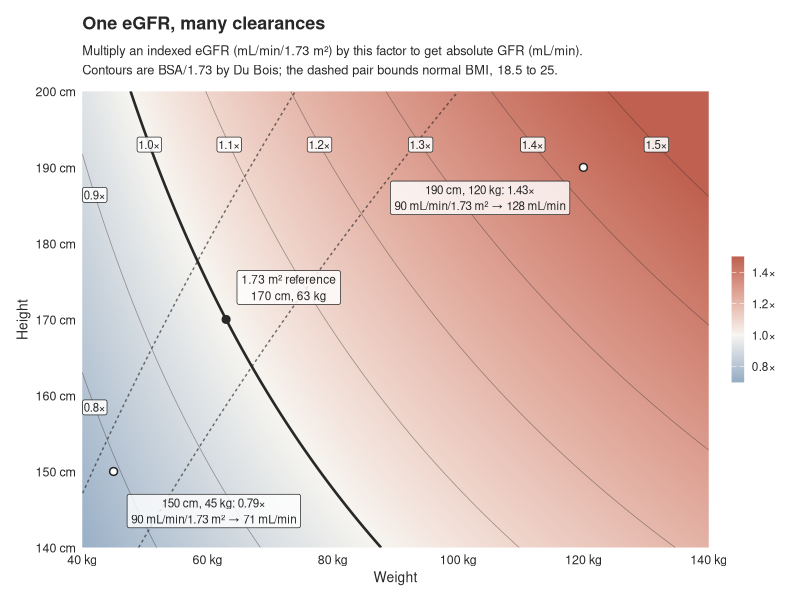

The R script that drew this image:
# Generates gfr-indexing.png — the BSA de-indexing surface for the elimination page.
#
# Run from the repo root:  Rscript docs/concepts/images/gfr-indexing.R
#
# The output PNG is committed. This script is NOT executed at build time: the
# page carries no code cells, which keeps it out of Quarto's freeze cache and
# therefore out of the "Netlify has no R" failure mode. Source sits beside the
# image, the same way the .excalidraw files do.

library(ggplot2)

# Du Bois & Du Bois (1916): BSA (m^2) = 0.007184 * W^0.425 * H^0.725, W in kg, H in cm
bsa_dubois <- function(height_cm, weight_kg) {
  0.007184 * weight_kg^0.425 * height_cm^0.725
}

# weight on the contour where the multiplier takes a given value, at a given height
weight_at <- function(multiplier, height_cm) {
  ((multiplier * 1.73) / (0.007184 * height_cm^0.725))^(1 / 0.425)
}

# and the inverse, for labelling the contours that leave through the left edge
height_at <- function(multiplier, weight_kg) {
  ((multiplier * 1.73) / (0.007184 * weight_kg^0.425))^(1 / 0.725)
}

grid <- expand.grid(
  weight = seq(40, 140, length.out = 400),
  height = seq(140, 200, length.out = 400)
)
grid$multiplier <- bsa_dubois(grid$height, grid$weight) / 1.73

# Pharmacopoeia Pigments, the site palette. Diverging about 1.00, which is the
# point of no correction: below it indexing overstates clearance, above it
# understates it.
ink <- "#282828"
low <- "#4d7fa8"
high <- "#bf6050"

breaks <- c(0.7, 0.8, 0.9, 1.0, 1.1, 1.2, 1.3, 1.4, 1.5)

# Label every contour. Those that cross the top edge get labelled there; the low
# ones exit through the left edge instead, so label them at a fixed weight.
top <- data.frame(multiplier = breaks)
top$height <- 193
top$weight <- weight_at(top$multiplier, top$height)
top <- top[top$weight >= 44 & top$weight <= 137, ]

side <- data.frame(multiplier = setdiff(breaks, top$multiplier))
side$weight <- 42
side$height <- height_at(side$multiplier, side$weight)
side <- side[side$height >= 143 & side$height <= 197, ]

labels <- rbind(top, side)
labels$text <- sprintf("%.1f×", labels$multiplier)

# WHO normal BMI, as a band in this space: weight = BMI * (height/100)^2
bmi_band <- do.call(rbind, lapply(c(18.5, 25), function(b) {
  h <- seq(140, 200, length.out = 200)
  data.frame(bmi = b, height = h, weight = b * (h / 100)^2)
}))

anchor <- data.frame(weight = weight_at(1, 170), height = 170)

extremes <- data.frame(
  weight = c(45, 120),
  height = c(150, 190),
  label  = c("150 cm, 45 kg: 0.79×\n90 mL/min/1.73 m² → 71 mL/min",
             "190 cm, 120 kg: 1.43×\n90 mL/min/1.73 m² → 128 mL/min"),
  # offset the box in data units rather than with hjust/vjust: out-of-range
  # justification also staggers the individual text lines inside the box
  dx     = c(16, -16.5),
  dy     = c(-5.2, -4)
)

p <- ggplot(grid, aes(weight, height)) +
  geom_raster(aes(fill = multiplier), interpolate = TRUE) +
  geom_contour(aes(z = multiplier), breaks = breaks,
               colour = ink, linewidth = 0.25, alpha = 0.45) +
  geom_contour(aes(z = multiplier), breaks = 1.0,
               colour = ink, linewidth = 0.9) +
  geom_path(data = bmi_band, aes(weight, height, group = bmi),
            linetype = "22", colour = ink, linewidth = 0.5, alpha = 0.65) +
  geom_label(data = labels, aes(label = text), size = 2.9, colour = ink,
             linewidth = 0, fill = "white", alpha = 0.88,
             label.padding = unit(0.09, "lines")) +
  geom_point(data = anchor, size = 2.4, colour = ink) +
  geom_label(data = anchor, aes(label = "1.73 m² reference\n170 cm, 63 kg"),
             nudge_x = 10, nudge_y = 4.2,
             size = 3.0, colour = ink, lineheight = 1.15,
             linewidth = 0, fill = "white", alpha = 0.82,
             label.padding = unit(0.3, "lines")) +
  geom_point(data = extremes, size = 2.1, colour = ink, shape = 21,
             fill = "white", stroke = 0.8) +
  geom_label(data = extremes, aes(label = label),
             position = position_nudge(x = extremes$dx, y = extremes$dy),
             size = 2.95, colour = ink, lineheight = 1.15,
             linewidth = 0, fill = "white", alpha = 0.82,
             label.padding = unit(0.3, "lines")) +
  scale_fill_gradient2(
    low = low, mid = "#f7f5f0", high = high, midpoint = 1,
    limits = c(0.7, 1.5), oob = scales::squish, breaks = c(0.8, 1.0, 1.2, 1.4),
    labels = c("0.8×", "1.0×", "1.2×", "1.4×"),
    name = NULL, guide = guide_colourbar(barheight = unit(3.2, "cm"), barwidth = unit(0.32, "cm"))
  ) +
  scale_x_continuous(breaks = seq(40, 140, 20), labels = function(x) paste0(x, " kg"),
                     expand = expansion(0)) +
  scale_y_continuous(breaks = seq(140, 200, 10), labels = function(y) paste0(y, " cm"),
                     expand = expansion(0)) +
  labs(
    x = "Weight", y = "Height",
    title = "One eGFR, many clearances",
    subtitle = paste("Multiply an indexed eGFR (mL/min/1.73 m²) by this factor to get absolute GFR (mL/min).",
                     "Contours are BSA/1.73 by Du Bois; the dashed pair bounds normal BMI, 18.5 to 25.",
                     sep = "\n")
  ) +
  coord_cartesian(xlim = c(40, 140), ylim = c(140, 200)) +
  theme_minimal(base_size = 11) +
  theme(
    plot.title = element_text(face = "bold", colour = ink, size = 13),
    plot.subtitle = element_text(colour = ink, size = 9.2, lineheight = 1.25,
                                 margin = margin(t = 3, b = 10)),
    axis.title = element_text(colour = ink, size = 10),
    axis.text = element_text(colour = ink, size = 9),
    panel.grid = element_blank(),
    legend.text = element_text(colour = ink, size = 8.5),
    plot.background = element_rect(fill = "white", colour = NA),
    plot.margin = margin(12, 12, 10, 12)
  )

out <- file.path("docs", "concepts", "images", "gfr-indexing.png")
ggsave(out, p, width = 8, height = 5.4, dpi = 150, bg = "white")
cat("wrote", out, "\n")

# sanity values quoted on the page and in the annotations
for (b in list(c(150, 45), c(170, 63), c(170, 70), c(190, 120))) {
  m <- bsa_dubois(b[1], b[2]) / 1.73
  cat(sprintf("  %3d cm %3d kg  BSA %.2f  multiplier %.2f  eGFR 90 -> %.0f mL/min\n",
              b[1], b[2], bsa_dubois(b[1], b[2]), m, 90 * m))
}
